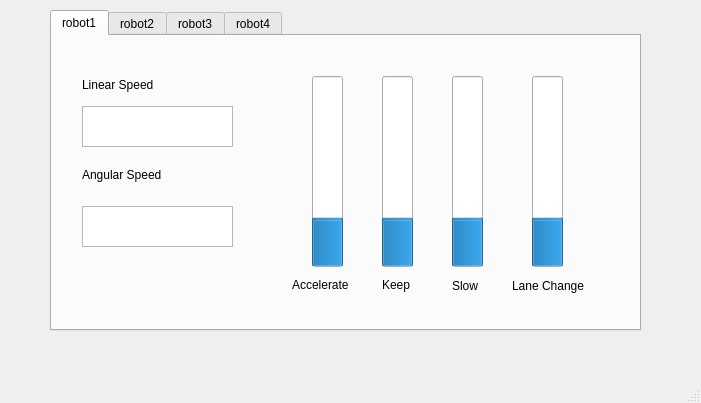
<?xml version="1.0" encoding="UTF-8"?>
<ui version="4.0">
 <class>MainWindow</class>
 <widget class="QMainWindow" name="MainWindow">
  <property name="geometry">
   <rect>
    <x>0</x>
    <y>0</y>
    <width>701</width>
    <height>403</height>
   </rect>
  </property>
  <property name="windowTitle">
   <string>MainWindow</string>
  </property>
  <widget class="QWidget" name="centralwidget">
   <widget class="QTabWidget" name="tabWidget">
    <property name="geometry">
     <rect>
      <x>50</x>
      <y>10</y>
      <width>591</width>
      <height>321</height>
     </rect>
    </property>
    <property name="currentIndex">
     <number>0</number>
    </property>
    <widget class="QWidget" name="tab">
     <attribute name="title">
      <string>robot1</string>
     </attribute>
     <widget class="QProgressBar" name="progressBar_5">
      <property name="geometry">
       <rect>
        <x>400</x>
        <y>40</y>
        <width>31</width>
        <height>191</height>
       </rect>
      </property>
      <property name="value">
       <number>24</number>
      </property>
      <property name="orientation">
       <enum>Qt::Vertical</enum>
      </property>
     </widget>
     <widget class="QLabel" name="label_7">
      <property name="geometry">
       <rect>
        <x>400</x>
        <y>240</y>
        <width>61</width>
        <height>20</height>
       </rect>
      </property>
      <property name="text">
       <string>Slow</string>
      </property>
     </widget>
     <widget class="QProgressBar" name="progressBar_6">
      <property name="geometry">
       <rect>
        <x>260</x>
        <y>40</y>
        <width>31</width>
        <height>191</height>
       </rect>
      </property>
      <property name="value">
       <number>24</number>
      </property>
      <property name="orientation">
       <enum>Qt::Vertical</enum>
      </property>
     </widget>
     <widget class="QLabel" name="label_8">
      <property name="geometry">
       <rect>
        <x>460</x>
        <y>240</y>
        <width>91</width>
        <height>20</height>
       </rect>
      </property>
      <property name="text">
       <string>Lane Change</string>
      </property>
     </widget>
     <widget class="QTextEdit" name="textEdit_3">
      <property name="geometry">
       <rect>
        <x>30</x>
        <y>70</y>
        <width>151</width>
        <height>41</height>
       </rect>
      </property>
      <property name="tabChangesFocus">
       <bool>false</bool>
      </property>
      <property name="readOnly">
       <bool>false</bool>
      </property>
      <property name="overwriteMode">
       <bool>false</bool>
      </property>
     </widget>
     <widget class="QProgressBar" name="progressBar_7">
      <property name="geometry">
       <rect>
        <x>330</x>
        <y>40</y>
        <width>31</width>
        <height>191</height>
       </rect>
      </property>
      <property name="value">
       <number>24</number>
      </property>
      <property name="orientation">
       <enum>Qt::Vertical</enum>
      </property>
     </widget>
     <widget class="QLabel" name="label_9">
      <property name="geometry">
       <rect>
        <x>30</x>
        <y>40</y>
        <width>131</width>
        <height>17</height>
       </rect>
      </property>
      <property name="text">
       <string>Linear Speed</string>
      </property>
     </widget>
     <widget class="QLabel" name="label_10">
      <property name="geometry">
       <rect>
        <x>30</x>
        <y>130</y>
        <width>131</width>
        <height>17</height>
       </rect>
      </property>
      <property name="text">
       <string>Angular Speed</string>
      </property>
     </widget>
     <widget class="QTextEdit" name="textEdit_4">
      <property name="geometry">
       <rect>
        <x>30</x>
        <y>170</y>
        <width>151</width>
        <height>41</height>
       </rect>
      </property>
     </widget>
     <widget class="QProgressBar" name="progressBar_8">
      <property name="geometry">
       <rect>
        <x>480</x>
        <y>40</y>
        <width>31</width>
        <height>191</height>
       </rect>
      </property>
      <property name="value">
       <number>24</number>
      </property>
      <property name="orientation">
       <enum>Qt::Vertical</enum>
      </property>
     </widget>
     <widget class="QLabel" name="label_11">
      <property name="geometry">
       <rect>
        <x>240</x>
        <y>240</y>
        <width>81</width>
        <height>17</height>
       </rect>
      </property>
      <property name="text">
       <string>Accelerate</string>
      </property>
     </widget>
     <widget class="QLabel" name="label_12">
      <property name="geometry">
       <rect>
        <x>330</x>
        <y>240</y>
        <width>51</width>
        <height>17</height>
       </rect>
      </property>
      <property name="text">
       <string>Keep</string>
      </property>
     </widget>
    </widget>
    <widget class="QWidget" name="tab_2">
     <attribute name="title">
      <string>robot2</string>
     </attribute>
     <widget class="QProgressBar" name="progressBar_9">
      <property name="geometry">
       <rect>
        <x>390</x>
        <y>30</y>
        <width>31</width>
        <height>191</height>
       </rect>
      </property>
      <property name="value">
       <number>24</number>
      </property>
      <property name="orientation">
       <enum>Qt::Vertical</enum>
      </property>
     </widget>
     <widget class="QLabel" name="label_13">
      <property name="geometry">
       <rect>
        <x>390</x>
        <y>230</y>
        <width>61</width>
        <height>20</height>
       </rect>
      </property>
      <property name="text">
       <string>Slow</string>
      </property>
     </widget>
     <widget class="QProgressBar" name="progressBar_10">
      <property name="geometry">
       <rect>
        <x>250</x>
        <y>30</y>
        <width>31</width>
        <height>191</height>
       </rect>
      </property>
      <property name="value">
       <number>24</number>
      </property>
      <property name="orientation">
       <enum>Qt::Vertical</enum>
      </property>
     </widget>
     <widget class="QLabel" name="label_14">
      <property name="geometry">
       <rect>
        <x>450</x>
        <y>230</y>
        <width>91</width>
        <height>20</height>
       </rect>
      </property>
      <property name="text">
       <string>Lane Change</string>
      </property>
     </widget>
     <widget class="QTextEdit" name="textEdit_5">
      <property name="geometry">
       <rect>
        <x>30</x>
        <y>60</y>
        <width>151</width>
        <height>41</height>
       </rect>
      </property>
      <property name="tabChangesFocus">
       <bool>false</bool>
      </property>
      <property name="readOnly">
       <bool>false</bool>
      </property>
      <property name="overwriteMode">
       <bool>false</bool>
      </property>
     </widget>
     <widget class="QProgressBar" name="progressBar_11">
      <property name="geometry">
       <rect>
        <x>320</x>
        <y>30</y>
        <width>31</width>
        <height>191</height>
       </rect>
      </property>
      <property name="value">
       <number>24</number>
      </property>
      <property name="orientation">
       <enum>Qt::Vertical</enum>
      </property>
     </widget>
     <widget class="QLabel" name="label_15">
      <property name="geometry">
       <rect>
        <x>30</x>
        <y>30</y>
        <width>131</width>
        <height>17</height>
       </rect>
      </property>
      <property name="text">
       <string>Linear Speed</string>
      </property>
     </widget>
     <widget class="QLabel" name="label_16">
      <property name="geometry">
       <rect>
        <x>30</x>
        <y>120</y>
        <width>131</width>
        <height>17</height>
       </rect>
      </property>
      <property name="text">
       <string>Angular Speed</string>
      </property>
     </widget>
     <widget class="QTextEdit" name="textEdit_6">
      <property name="geometry">
       <rect>
        <x>30</x>
        <y>160</y>
        <width>151</width>
        <height>41</height>
       </rect>
      </property>
     </widget>
     <widget class="QProgressBar" name="progressBar_12">
      <property name="geometry">
       <rect>
        <x>470</x>
        <y>30</y>
        <width>31</width>
        <height>191</height>
       </rect>
      </property>
      <property name="value">
       <number>24</number>
      </property>
      <property name="orientation">
       <enum>Qt::Vertical</enum>
      </property>
     </widget>
     <widget class="QLabel" name="label_17">
      <property name="geometry">
       <rect>
        <x>230</x>
        <y>230</y>
        <width>81</width>
        <height>17</height>
       </rect>
      </property>
      <property name="text">
       <string>Accelerate</string>
      </property>
     </widget>
     <widget class="QLabel" name="label_18">
      <property name="geometry">
       <rect>
        <x>320</x>
        <y>230</y>
        <width>51</width>
        <height>17</height>
       </rect>
      </property>
      <property name="text">
       <string>Keep</string>
      </property>
     </widget>
    </widget>
    <widget class="QWidget" name="t2">
     <attribute name="title">
      <string>robot3</string>
     </attribute>
     <widget class="QProgressBar" name="progressBar_13">
      <property name="geometry">
       <rect>
        <x>400</x>
        <y>40</y>
        <width>31</width>
        <height>191</height>
       </rect>
      </property>
      <property name="value">
       <number>24</number>
      </property>
      <property name="orientation">
       <enum>Qt::Vertical</enum>
      </property>
     </widget>
     <widget class="QLabel" name="label_19">
      <property name="geometry">
       <rect>
        <x>400</x>
        <y>240</y>
        <width>61</width>
        <height>20</height>
       </rect>
      </property>
      <property name="text">
       <string>Slow</string>
      </property>
     </widget>
     <widget class="QProgressBar" name="progressBar_14">
      <property name="geometry">
       <rect>
        <x>260</x>
        <y>40</y>
        <width>31</width>
        <height>191</height>
       </rect>
      </property>
      <property name="value">
       <number>24</number>
      </property>
      <property name="orientation">
       <enum>Qt::Vertical</enum>
      </property>
     </widget>
     <widget class="QLabel" name="label_20">
      <property name="geometry">
       <rect>
        <x>460</x>
        <y>240</y>
        <width>91</width>
        <height>20</height>
       </rect>
      </property>
      <property name="text">
       <string>Lane Change</string>
      </property>
     </widget>
     <widget class="QTextEdit" name="textEdit_7">
      <property name="geometry">
       <rect>
        <x>40</x>
        <y>70</y>
        <width>151</width>
        <height>41</height>
       </rect>
      </property>
      <property name="tabChangesFocus">
       <bool>false</bool>
      </property>
      <property name="readOnly">
       <bool>false</bool>
      </property>
      <property name="overwriteMode">
       <bool>false</bool>
      </property>
     </widget>
     <widget class="QProgressBar" name="progressBar_15">
      <property name="geometry">
       <rect>
        <x>330</x>
        <y>40</y>
        <width>31</width>
        <height>191</height>
       </rect>
      </property>
      <property name="value">
       <number>24</number>
      </property>
      <property name="orientation">
       <enum>Qt::Vertical</enum>
      </property>
     </widget>
     <widget class="QLabel" name="label_21">
      <property name="geometry">
       <rect>
        <x>40</x>
        <y>40</y>
        <width>131</width>
        <height>17</height>
       </rect>
      </property>
      <property name="text">
       <string>Linear Speed</string>
      </property>
     </widget>
     <widget class="QLabel" name="label_22">
      <property name="geometry">
       <rect>
        <x>40</x>
        <y>130</y>
        <width>131</width>
        <height>17</height>
       </rect>
      </property>
      <property name="text">
       <string>Angular Speed</string>
      </property>
     </widget>
     <widget class="QTextEdit" name="textEdit_8">
      <property name="geometry">
       <rect>
        <x>40</x>
        <y>170</y>
        <width>151</width>
        <height>41</height>
       </rect>
      </property>
     </widget>
     <widget class="QProgressBar" name="progressBar_16">
      <property name="geometry">
       <rect>
        <x>480</x>
        <y>40</y>
        <width>31</width>
        <height>191</height>
       </rect>
      </property>
      <property name="value">
       <number>24</number>
      </property>
      <property name="orientation">
       <enum>Qt::Vertical</enum>
      </property>
     </widget>
     <widget class="QLabel" name="label_23">
      <property name="geometry">
       <rect>
        <x>240</x>
        <y>240</y>
        <width>81</width>
        <height>17</height>
       </rect>
      </property>
      <property name="text">
       <string>Accelerate</string>
      </property>
     </widget>
     <widget class="QLabel" name="label_24">
      <property name="geometry">
       <rect>
        <x>330</x>
        <y>240</y>
        <width>51</width>
        <height>17</height>
       </rect>
      </property>
      <property name="text">
       <string>Keep</string>
      </property>
     </widget>
    </widget>
    <widget class="QWidget" name="tab_3">
     <attribute name="title">
      <string>robot4</string>
     </attribute>
     <widget class="QProgressBar" name="progressBar_17">
      <property name="geometry">
       <rect>
        <x>400</x>
        <y>40</y>
        <width>31</width>
        <height>191</height>
       </rect>
      </property>
      <property name="value">
       <number>24</number>
      </property>
      <property name="orientation">
       <enum>Qt::Vertical</enum>
      </property>
     </widget>
     <widget class="QLabel" name="label_25">
      <property name="geometry">
       <rect>
        <x>400</x>
        <y>240</y>
        <width>61</width>
        <height>20</height>
       </rect>
      </property>
      <property name="text">
       <string>Slow</string>
      </property>
     </widget>
     <widget class="QProgressBar" name="progressBar_18">
      <property name="geometry">
       <rect>
        <x>260</x>
        <y>40</y>
        <width>31</width>
        <height>191</height>
       </rect>
      </property>
      <property name="value">
       <number>24</number>
      </property>
      <property name="orientation">
       <enum>Qt::Vertical</enum>
      </property>
     </widget>
     <widget class="QLabel" name="label_26">
      <property name="geometry">
       <rect>
        <x>460</x>
        <y>240</y>
        <width>91</width>
        <height>20</height>
       </rect>
      </property>
      <property name="text">
       <string>Lane Change</string>
      </property>
     </widget>
     <widget class="QTextEdit" name="textEdit_9">
      <property name="geometry">
       <rect>
        <x>40</x>
        <y>70</y>
        <width>151</width>
        <height>41</height>
       </rect>
      </property>
      <property name="tabChangesFocus">
       <bool>false</bool>
      </property>
      <property name="readOnly">
       <bool>false</bool>
      </property>
      <property name="overwriteMode">
       <bool>false</bool>
      </property>
     </widget>
     <widget class="QProgressBar" name="progressBar_19">
      <property name="geometry">
       <rect>
        <x>330</x>
        <y>40</y>
        <width>31</width>
        <height>191</height>
       </rect>
      </property>
      <property name="value">
       <number>24</number>
      </property>
      <property name="orientation">
       <enum>Qt::Vertical</enum>
      </property>
     </widget>
     <widget class="QLabel" name="label_27">
      <property name="geometry">
       <rect>
        <x>40</x>
        <y>40</y>
        <width>131</width>
        <height>17</height>
       </rect>
      </property>
      <property name="text">
       <string>Linear Speed</string>
      </property>
     </widget>
     <widget class="QLabel" name="label_28">
      <property name="geometry">
       <rect>
        <x>40</x>
        <y>130</y>
        <width>131</width>
        <height>17</height>
       </rect>
      </property>
      <property name="text">
       <string>Angular Speed</string>
      </property>
     </widget>
     <widget class="QTextEdit" name="textEdit_10">
      <property name="geometry">
       <rect>
        <x>40</x>
        <y>170</y>
        <width>151</width>
        <height>41</height>
       </rect>
      </property>
     </widget>
     <widget class="QProgressBar" name="progressBar_20">
      <property name="geometry">
       <rect>
        <x>480</x>
        <y>40</y>
        <width>31</width>
        <height>191</height>
       </rect>
      </property>
      <property name="value">
       <number>24</number>
      </property>
      <property name="orientation">
       <enum>Qt::Vertical</enum>
      </property>
     </widget>
     <widget class="QLabel" name="label_29">
      <property name="geometry">
       <rect>
        <x>240</x>
        <y>240</y>
        <width>81</width>
        <height>17</height>
       </rect>
      </property>
      <property name="text">
       <string>Accelerate</string>
      </property>
     </widget>
     <widget class="QLabel" name="label_30">
      <property name="geometry">
       <rect>
        <x>330</x>
        <y>240</y>
        <width>51</width>
        <height>17</height>
       </rect>
      </property>
      <property name="text">
       <string>Keep</string>
      </property>
     </widget>
    </widget>
   </widget>
  </widget>
  <widget class="QMenuBar" name="menubar">
   <property name="geometry">
    <rect>
     <x>0</x>
     <y>0</y>
     <width>701</width>
     <height>22</height>
    </rect>
   </property>
  </widget>
  <widget class="QStatusBar" name="statusbar"/>
 </widget>
 <resources/>
 <connections/>
</ui>
